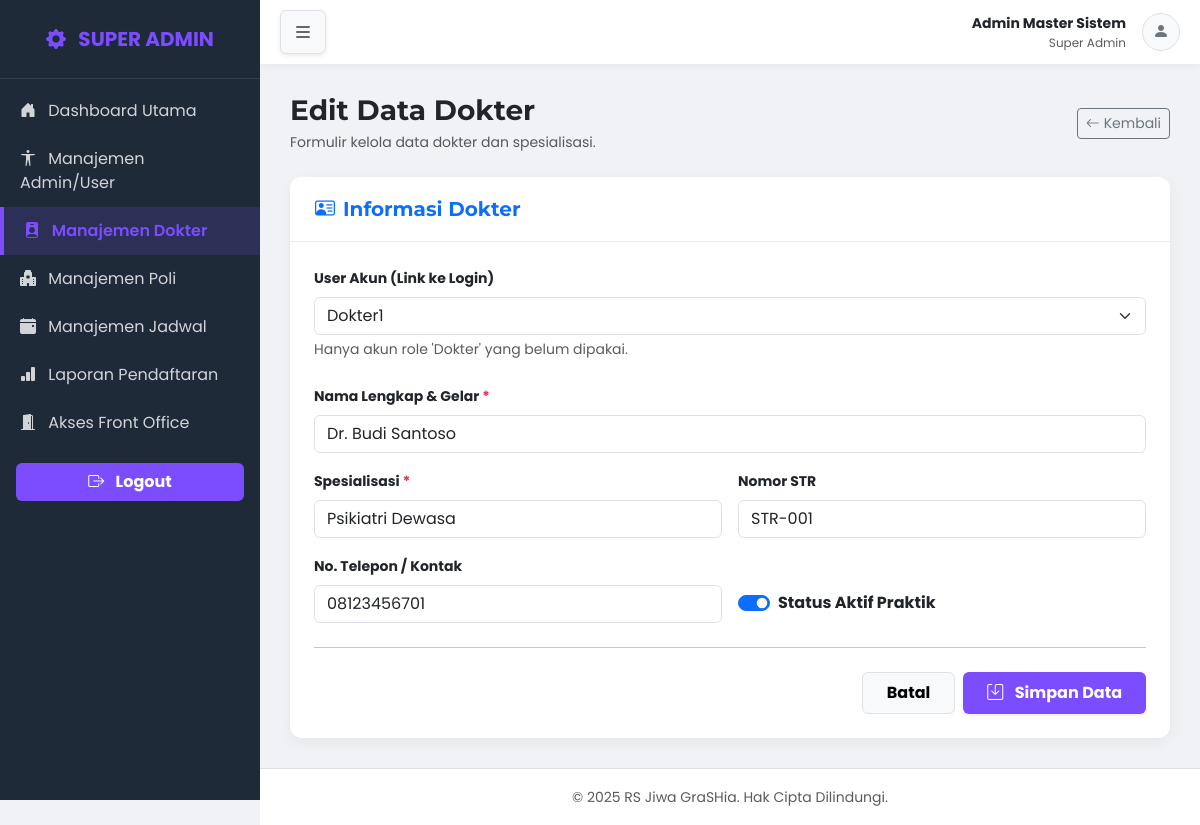
The page /dokter_form.php?id=8 (signed in) on the database its author committed.
### tables this page shows
CREATE TABLE `dokter` (
  `dokter_id` int(11) NOT NULL,
  `admin_id` int(11) DEFAULT NULL,
  `nama_lengkap` varchar(100) NOT NULL,
  `spesialisasi` varchar(100) NOT NULL,
  `no_str` varchar(20) DEFAULT NULL,
  `no_telepon` varchar(15) DEFAULT NULL,
  `status_aktif` tinyint(1) NOT NULL DEFAULT 1
);

### dokter_form.php (the view, shortened to what this page needs)
<?php
include "koneksi.php";
$nama_lengkap_admin = htmlspecialchars($_SESSION['nama_lengkap'] ?? 'User');
$role_admin = htmlspecialchars($_SESSION['role'] ?? 'Guest');
$current_file = 'dokter_list.php';
$menu_items = [
    [ 'title' => 'Dashboard Utama', 'icon' => 'bi-house-door-fill', 'link' => 'superadmin_dashboard.php' ],
    [ 'title' => 'Manajemen Admin/User', 'icon' => 'bi-universal-access', 'link' => 'admin_list.php' ],
    [ 'title' => 'Manajemen Dokter', 'icon' => 'bi-person-badge-fill', 'link' => 'dokter_list.php' ],
    [ 'title' => 'Manajemen Poli', 'icon' => 'bi-hospital-fill', 'link' => 'poli_list.php' ],
    [ 'title' => 'Manajemen Jadwal', 'icon' => 'bi-calendar-event-fill', 'link' => 'jadwal_list.php' ],
    [ 'title' => 'Laporan Pendaftaran', 'icon' => 'bi-bar-chart-fill', 'link' => 'report.php' ],
    [ 'title' => 'Akses Front Office', 'icon' => 'bi-door-open-fill', 'link' => 'frontoffice_dashboard.php' ],
];
$dokter_id = isset($_GET['id']) ? (int)$_GET['id'] : 0;
$dokter_data = [];
$mode = $dokter_id > 0 ? 'Edit' : 'Tambah';
$admin_list = [];
if ($mode === 'Edit') {
    $sql = "SELECT * FROM dokter WHERE dokter_id = $dokter_id";
    $result = mysqli_query($conn, $sql);
    if ($result && mysqli_num_rows($result) == 1) {
        $dokter_data = mysqli_fetch_assoc($result);
        if ($dokter_data['admin_id']) {
            $sql_current_admin = "SELECT admin_id, username FROM admin WHERE admin_id = " . $dokter_data['admin_id'];
            $res_current = mysqli_query($conn, $sql_current_admin);
            if ($row_current = mysqli_fetch_assoc($res_current)) {
                $is_exist = false;
                if (!$is_exist) {
                    $admin_list[] = $row_current;
                }
            }
        }
    } else {
        $error_message = "Data Dokter tidak ditemukan.";
        $dokter_id = 0;
        $mode = 'Tambah';
    }
}
?>
<!DOCTYPE html>
<html lang="id">
<head>
    <link href="https://cdn.jsdelivr.net/npm/bootstrap@5.3.3/dist/css/bootstrap.min.css" rel="stylesheet">
    <link rel="stylesheet" href="https://cdn.jsdelivr.net/npm/bootstrap-icons@1.11.3/font/bootstrap-icons.min.css">
</head>
<body>
<div id="wrapper">
    <div id="sidebar-wrapper">
        <div class="sidebar-heading">
            <i class="bi bi-gear-fill me-2"></i> SUPER ADMIN
        </div>
        <div class="list-group list-group-flush mt-2">
            <?php foreach ($menu_items as $item):
                $active_class = ($item['link'] == $current_file) ? 'active-menu' : '';
            ?>
                <a href="<?php echo $item['link']; ?>" class="list-group-item list-group-item-action <?php echo $active_class; ?>">
                    <i class="bi <?php echo $item['icon']; ?> me-2"></i> <?php echo $item['title']; ?>
                </a>
            <?php endforeach; ?>
        </div>
        <div class="mt-auto p-3 mb-3">
             <a class="btn w-100 fw-bold" href="logout.php" style="background-color: var(--primary-highlight); color: white;">
                 <i class="bi bi-box-arrow-right me-2"></i> Logout
             </a>
        </div>
    </div>
    <div id="page-content-wrapper">
        <nav class="navbar navbar-expand-lg navbar-light navbar-top sticky-top">
            <div class="container-fluid px-0">
                <button class="btn btn-light border shadow-sm" id="sidebarToggle">
                    <i class="bi bi-list fs-5"></i>
                </button>
                <div class="ms-auto d-flex align-items-center">
                    <div class="d-none d-md-block text-end me-3">
                        <span class="d-block fw-bold small text-dark"><?php echo $nama_lengkap_admin; ?></span>
                        <span class="d-block text-muted" style="font-size: 0.75rem;"><?php echo $role_admin; ?></span>
                    </div>
                    <div class="bg-light rounded-circle d-flex align-items-center justify-content-center border" style="width: 38px; height: 38px;">
                        <i class="bi bi-person-fill text-secondary"></i>
                    </div>
                </div>
            </div>
        </nav>
        <div class="main-content">
            <div class="d-flex justify-content-between align-items-center mb-4">
                <div>
                    <h3 class="fw-bold text-dark mb-1"><?php echo $mode; ?> Data Dokter</h3>
                    <p class="text-muted small mb-0">Formulir kelola data dokter dan spesialisasi.</p>
                </div>
                <a href="dokter_list.php" class="btn btn-outline-secondary btn-sm d-flex align-items-center">
                    <i class="bi bi-arrow-left me-1"></i> Kembali
                </a>
            </div>
            <div class="card card-custom">
                <div class="card-header-custom">
                    <h5 class="fw-bold text-primary mb-0"><i class="bi bi-person-vcard me-2"></i>Informasi Dokter</h5>
                </div>
                <div class="card-body p-4">
                    <form method="post" action="<?php echo htmlspecialchars($_SERVER["PHP_SELF"]);?>">
                        <div class="mb-4">
                            <label for="admin_id" class="form-label fw-bold small">User Akun (Link ke Login)</label>
                            <select name="admin_id" id="admin_id" class="form-select">
                                <?php
                                    usort($admin_list, function($a, $b) {
                                        return strcmp($a['username'], $b['username']);
                                    });
                                    foreach($admin_list as $admin):
                                ?>
                                    <option value="<?php echo $admin['admin_id']; ?>"
                                        <?php echo ($dokter_data['admin_id'] ?? '') == $admin['admin_id'] ? 'selected' : ''; ?>>
                                        <?php echo htmlspecialchars($admin['username']); ?>
                                    </option>
                                <?php endforeach; ?>
                            </select>
                            <div class="form-text small">Hanya akun role 'Dokter' yang belum dipakai.</div>
                        </div>
                        <div class="row g-3">
                            <div class="col-12">
                                <label for="nama_lengkap" class="form-label fw-bold small">Nama Lengkap & Gelar <span class="text-danger">*</span></label>
                                <input type="text" class="form-control" id="nama_lengkap" name="nama_lengkap" value="<?php echo htmlspecialchars($dokter_data['nama_lengkap'] ?? ''); ?>" required placeholder="Cth: Dr. Siti Aminah, Sp.KJ">
                            </div>
                            <div class="col-12 col-md-6">
                                <label for="spesialisasi" class="form-label fw-bold small">Spesialisasi <span class="text-danger">*</span></label>
                                <input type="text" class="form-control" id="spesialisasi" name="spesialisasi" value="<?php echo htmlspecialchars($dokter_data['spesialisasi'] ?? ''); ?>" required placeholder="Cth: Psikiatri Anak">
                            </div>
                            <div class="col-12 col-md-6">
                                <label for="no_str" class="form-label fw-bold small">Nomor STR</label>
                                <input type="text" class="form-control" id="no_str" name="no_str" value="<?php echo htmlspecialchars($dokter_data['no_str'] ?? ''); ?>" placeholder="Surat Tanda Registrasi">
                            </div>
                            <div class="col-12 col-md-6">
                                <label for="no_telepon" class="form-label fw-bold small">No. Telepon / Kontak</label>
                                <input type="text" class="form-control" id="no_telepon" name="no_telepon" value="<?php echo htmlspecialchars($dokter_data['no_telepon'] ?? ''); ?>" placeholder="Cth: 08xx-xxxx-xxxx">
                            </div>
                            <div class="col-12 col-md-6 d-flex align-items-end">
                                <div class="form-check form-switch mb-2">
                                    <input class="form-check-input" type="checkbox" id="status_aktif" name="status_aktif" value="1" <?php echo ($dokter_data['status_aktif'] ?? 1) == 1 ? 'checked' : ''; ?>>
                                    <label class="form-check-label fw-bold" for="status_aktif">Status Aktif Praktik</label>
                                </div>
                            </div>
                        </div>
                        <hr class="my-4">
                        <div class="d-grid gap-2 d-md-flex justify-content-md-end">
                            <a href="dokter_list.php" class="btn btn-light border fw-bold py-2 px-4 order-2 order-md-1">Batal</a>
                            <button type="submit" class="btn btn-theme shadow-sm fw-bold py-2 px-4 order-1 order-md-2">
                                <i class="bi bi-save me-2"></i> Simpan Data
                            </button>
                        </div>
                    </form>
                </div>
            </div>
        </div>
        <footer class="mt-auto py-3 bg-white text-center border-top">
            <span class="text-muted small">&copy; <?php echo date("Y"); ?> RS Jiwa GraSHia. Hak Cipta Dilindungi.</span>
        </footer>
    </div>
</div>
</body>
</html>

### dokter_form.php (style rules this page uses)
:root { --sidebar-width: 260px; --sidebar-bg: #1f2a38; --sidebar-color: #f8f9fa; --primary-highlight: #7c4dff; --main-font: 'Poppins', sans-serif; --heading-font: 'Montserrat', sans-serif; }
body { background-color: #f0f2f5; font-family: var(--main-font); overflow-x: hidden; }
h1, h2, h3, h4, h5 { font-family: var(--heading-font); }
#wrapper { display: flex; width: 100%; align-items: stretch; transition: all 0.3s; }
#sidebar-wrapper { min-width: var(--sidebar-width); max-width: var(--sidebar-width); background: var(--sidebar-bg); color: var(--sidebar-color); transition: all 0.3s; position: fixed; height: 100vh; z-index: 1050; left: calc(var(--sidebar-width) * -1); overflow-y: auto; }
#page-content-wrapper { width: 100%; min-height: 100vh; transition: all 0.3s; display: flex; flex-direction: column; }
@media (min-width: 992px) { #sidebar-wrapper { left: 0; } }
@media (min-width: 992px) { #page-content-wrapper { margin-left: var(--sidebar-width); } }
.sidebar-heading { padding: 1.5rem 1rem; font-size: 1.25rem; color: var(--primary-highlight); border-bottom: 1px solid rgba(255, 255, 255, 0.1); font-weight: 700; text-align: center; }
.list-group-item { background: transparent; color: rgba(255,255,255,0.8); border: none; padding: 12px 20px; }
.list-group-item.active-menu { background: rgba(124, 77, 255, 0.15); color: var(--primary-highlight); border-left: 4px solid var(--primary-highlight); font-weight: 600; }
.navbar-top { background-color: white !important; box-shadow: 0 2px 10px rgba(0,0,0,.05); padding: 10px 20px; z-index: 1020; }
.main-content { padding: 20px; }
@media (min-width: 768px) { .main-content { padding: 30px; } }
.card-custom { border: none; border-radius: 12px; box-shadow: 0 5px 15px rgba(0,0,0,0.05); background-color: white; }
.card-header-custom { background-color: white; border-bottom: 1px solid #e9ecef; padding: 20px 25px; border-radius: 12px 12px 0 0 !important; }
.btn-theme { background-color: var(--primary-highlight); color: white; border: none; }

### rows shown on the page
dokter: admin_id "Dokter1", nama_lengkap "Dr. Budi Santoso", spesialisasi "Psikiatri Dewasa", no_str "STR-001", no_telepon "08123456701", status_aktif "☑"

### other values the page prints
$item['title'] "Dashboard Utama"
$item['title'] "Manajemen Admin/User"
$item['title'] "Manajemen Dokter"
$item['title'] "Manajemen Poli"
$item['title'] "Manajemen Jadwal"
$item['title'] "Laporan Pendaftaran"
$item['title'] "Akses Front Office"
$nama_lengkap_admin "Admin Master Sistem"
$role_admin "Super Admin"
$mode "Edit"
